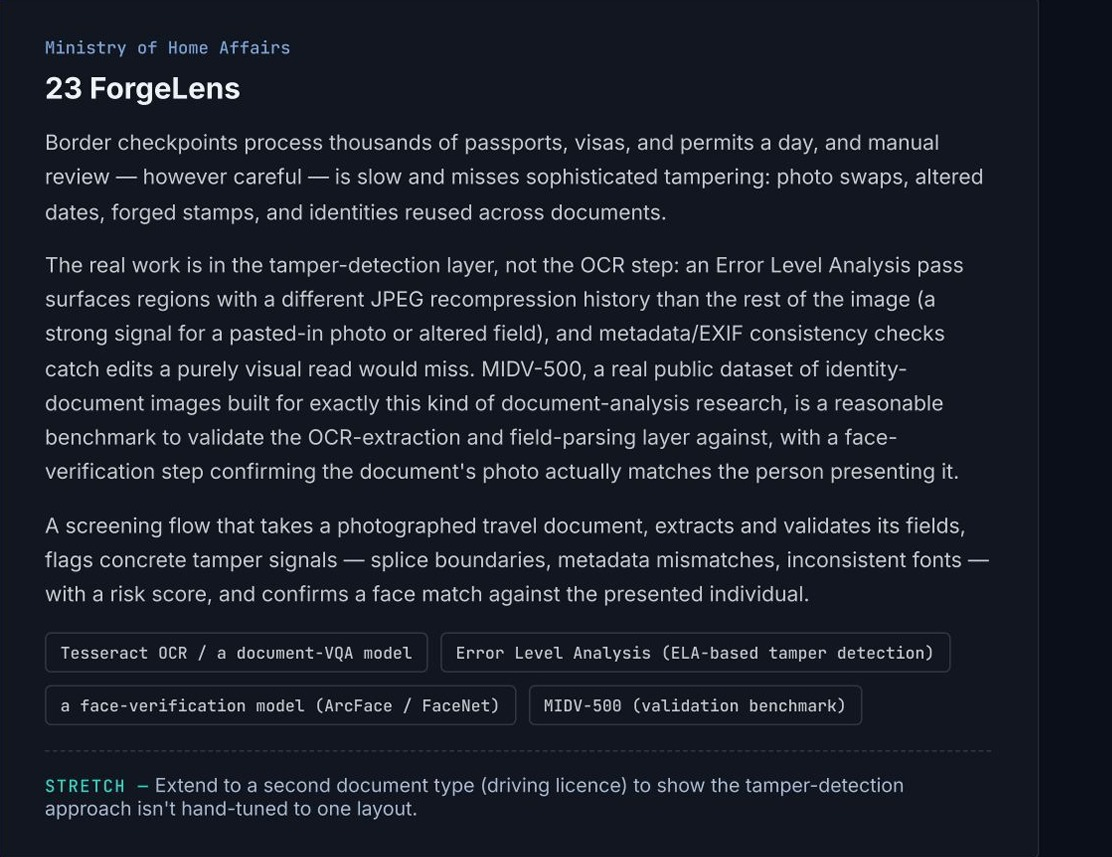
#> input picture WhatsApp Image 2026-09-09 at 2.32.12 PM.jpeg, 1112 x 857 px
$ python -i homography.py   (imports and definitions only)
#> lines starting #> are read from the running program, lines starting #| are printed output that depends on the picture; after the words box and inside, x2 and y2 are one past the last pixel; in counts of white or black regions, pixels touching at a corner belong together
#> further down, picture is the input picture: shape (857, 1112, 3); mean B, G, R 43.4, 32.7, 28.6
"""
ForgeLens-X — Milestone 8: Perspective Homography & Document Rectification
==========================================================================
Detects document boundaries, extracts 4 corner coordinates, and computes
a 3x3 Homography perspective transformation matrix via RANSAC to normalize
tilted smartphone captures to a standardized flat rectangle.
"""

from typing import List, Optional, Tuple, Union
import cv2
import numpy as np


# [14 lines left out: function order_quad_corners, not called in this run]


def rectify_document_perspective(
    image: np.ndarray,
    target_width: int = 1200,
    target_height: int = 800,
    min_area_ratio: float = 0.25,
) -> Tuple[np.ndarray, bool, Optional[np.ndarray]]:
    """
    Detects document boundary corners and applies perspective warping.

    Args:
        image: BGR document image.
        target_width: Normalized destination width in pixels.
        target_height: Normalized destination height in pixels.
        min_area_ratio: Minimum fraction of total image area to qualify as document.

    Returns:
        (rectified_bgr, was_rectified, corner_points)
    """
#> called with target_width = 1200, target_height = 800, min_area_ratio = 0.25
    if image is None or image.size == 0:
        return image, False, None

    h, w = image.shape[:2]
#> h = 857; w = 1112
    total_area = h * w
#> total_area = 952984

    # Downscale for fast edge detection
    scale = 600.0 / max(h, w) if max(h, w) > 600 else 1.0
#> scale = 0.54
    small = cv2.resize(image, (int(w * scale), int(h * scale)))
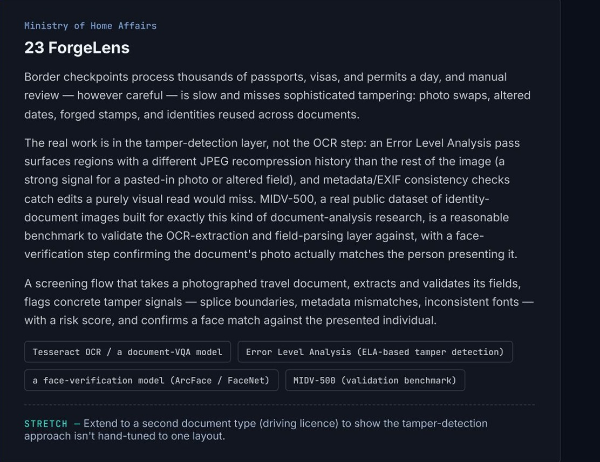
#> small: shape (462, 600, 3); mean B, G, R 43.3, 32.6, 28.5
    gray = cv2.cvtColor(small, cv2.COLOR_BGR2GRAY)

    # Blur and morphological gradient edge enhancement
    blurred = cv2.GaussianBlur(gray, (5, 5), 0)
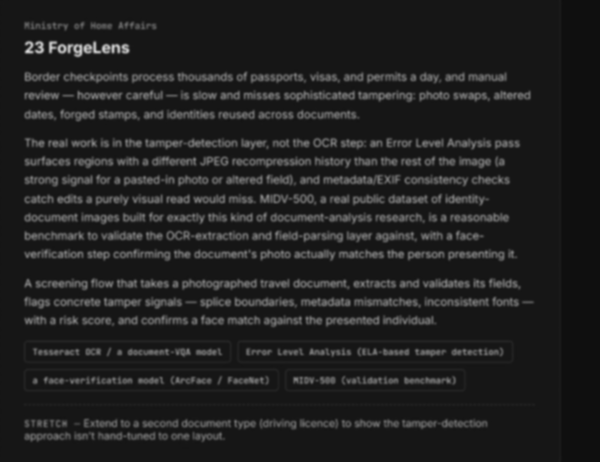
#> blurred: shape (462, 600); min 14, max 213, mean 32.6
    edged = cv2.Canny(blurred, 40, 150)
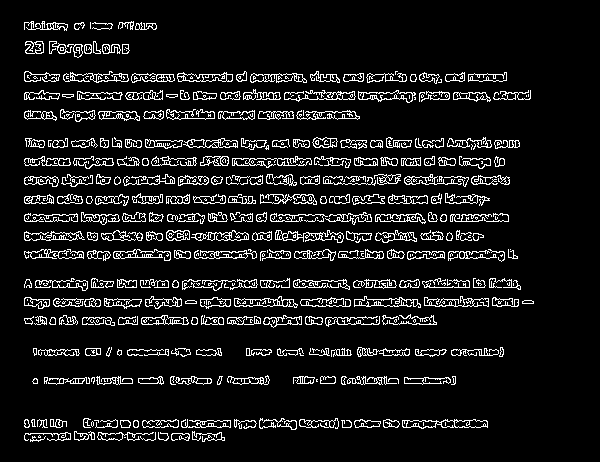
#> edged: shape (462, 600); 9.3% white in thin lines or dots, all inside (x1, y1, x2, y2) = (24, 21, 534, 442)
    kernel = cv2.getStructuringElement(cv2.MORPH_RECT, (5, 5))
    dilated = cv2.dilate(edged, kernel, iterations=1)
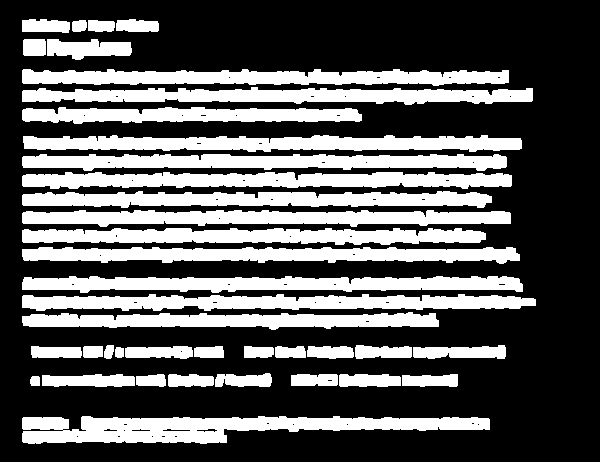
#> dilated: shape (462, 600); 35.3% white; 39 white regions

    # Find external contours
    contours, _ = cv2.findContours(dilated, cv2.RETR_EXTERNAL, cv2.CHAIN_APPROX_SIMPLE)
#> contours = 39 contours; largest, box (x1, y1, x2, y2) and area: (22, 416, 490, 444) 7607, (22, 172, 512, 189) 5883, (22, 294, 536, 311) 5795, (23, 135, 522, 152) 5752, (22, 276, 523, 293) 5744
    contours = sorted(contours, key=cv2.contourArea, reverse=True)[:5]
#> contours = 5 contours; box (x1, y1, x2, y2) and area: (22, 416, 490, 444) 7607, (22, 172, 512, 189) 5883, (22, 294, 536, 311) 5795, (23, 135, 522, 152) 5752, (22, 276, 523, 293) 5744

    doc_corners = None
    for cnt in contours:
        area = cv2.contourArea(cnt)
        if area < (total_area * (scale**2) * min_area_ratio):
            continue

        peri = cv2.arcLength(cnt, True)
        approx = cv2.approxPolyDP(cnt, 0.025 * peri, True)
        if len(approx) == 4 and cv2.isContourConvex(approx):
            # Found 4-point quadrilateral
            doc_corners = approx.reshape(4, 2) / scale
            break
#> this loop made 5 passes
#> area on passes 1 to 5: 7607, 5883, 5795, 5752.5, 5743.5

    # If no distinct quad found (or already tightly cropped), return original
    if doc_corners is None:
        return image, False, None

    # Order corners
    ordered_pts = order_quad_corners(doc_corners)

    # Calculate natural width and height from corner distances
    tl, tr, br, bl = ordered_pts
    width_a = np.sqrt(((br[0] - bl[0]) ** 2) + ((br[1] - bl[1]) ** 2))
    width_b = np.sqrt(((tr[0] - tl[0]) ** 2) + ((tr[1] - tl[1]) ** 2))
    max_w = max(int(width_a), int(width_b), target_width)

    height_a = np.sqrt(((tr[0] - br[0]) ** 2) + ((tr[1] - br[1]) ** 2))
    height_b = np.sqrt(((tl[0] - bl[0]) ** 2) + ((tl[1] - bl[1]) ** 2))
    max_h = max(int(height_a), int(height_b), target_height)

    dst_pts = np.array([
        [0, 0],
        [max_w - 1, 0],
        [max_w - 1, max_h - 1],
        [0, max_h - 1],
    ], dtype=np.float32)

    # Compute 3x3    # Apply perspective warp
    M = cv2.getPerspectiveTransform(ordered_pts.astype(np.float32), dst_pts)
    rectified = cv2.warpPerspective(image, M, (max_w, max_h), flags=cv2.INTER_LANCZOS4)
    return rectified, True, ordered_pts


# [31 lines left out: function compute_quad_iou, not called in this run]

>>> import cv2
>>> picture = cv2.imread('../WhatsApp Image 2026-09-09 at 2.32.12 PM.jpeg')
>>> result = rectify_document_perspective(picture)
